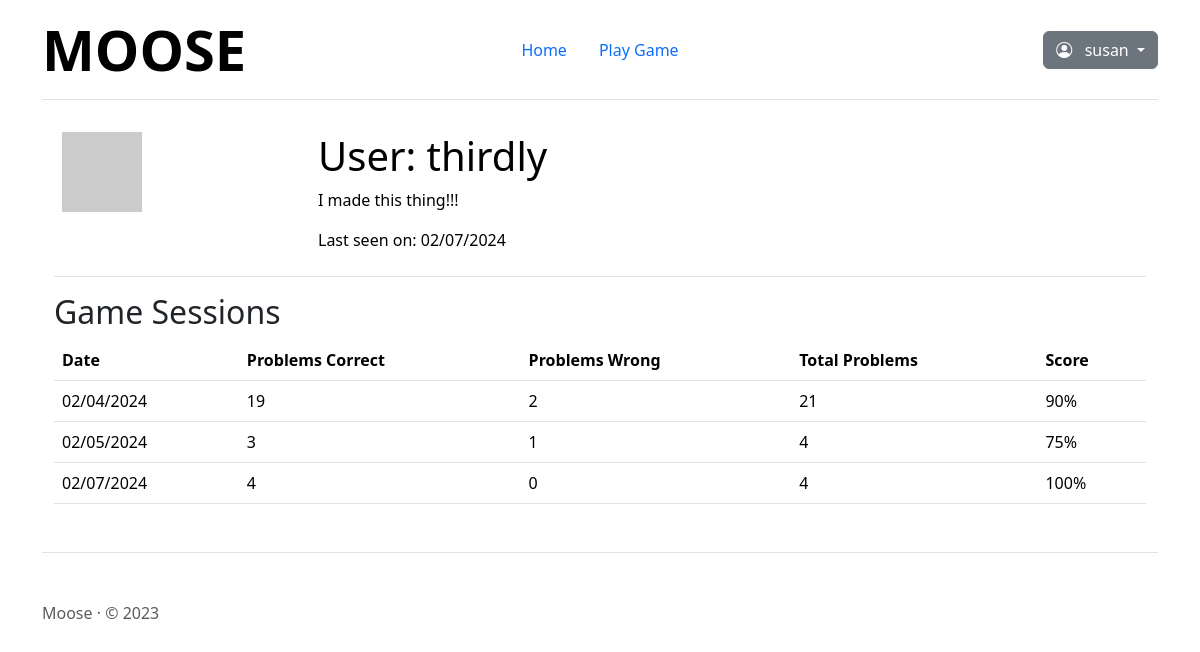
Page /user/thirdly (signed in) on the committed database.
### app/models.py (models this page shows, shortened)
class User(UserMixin, db.Model):
    id: so.Mapped[int] = so.mapped_column(primary_key=True)
    username: so.Mapped[str] = so.mapped_column(
        sa.String(64), index=True, unique=True
    )
    email: so.Mapped[str] = so.mapped_column(
        sa.String(120), index=True, unique=True
    )
    password_hash: so.Mapped[Optional[str]] = so.mapped_column(sa.String(256))
    about_me: so.Mapped[Optional[str]] = so.mapped_column(sa.String(140))
    last_seen: so.Mapped[Optional[datetime]] = so.mapped_column(
        default=lambda: datetime.now(timezone.utc)
    )
    posts: so.WriteOnlyMapped["Post"] = so.relationship(
        back_populates="author"
    )
    def avatar(self, size):
        digest = md5(self.email.lower().encode("utf-8")).hexdigest()
        return f"https://www.gravatar.com/avatar/{digest}?d=identicon&s={size}"
    game_sessions = db.relationship(
        "GameSession", backref="user", lazy="dynamic"
    )

class GameSession(db.Model):
    id = so.mapped_column(sa.Integer, primary_key=True)
    user_id = so.mapped_column(
        sa.Integer, sa.ForeignKey("user.id"), index=True
    )
    session_date = so.mapped_column(
        sa.Date, default=datetime.now(timezone.utc), index=True
    )
    total_problems = so.mapped_column(sa.Integer)
    problems_correct = so.mapped_column(sa.Integer)
    problems_wrong = so.mapped_column(sa.Integer)
    details = so.relationship(
        "GameDetail", back_populates="session", lazy=True
    )

### app/routes.py (the view)
@app.route("/user/<username>")
@login_required
def user(username):
    user = User.query.filter_by(username=username).first_or_404()
    game_sessions = user.game_sessions.order_by(
        GameSession.session_date.desc()
    )
    return render_template("user.html", user=user, game_sessions=game_sessions)

### app/models.py (called while the page is built)
@login.user_loader
def load_user(id):
    return db.session.get(User, int(id))

### app/routes.py (called while the page is built)
@app.before_request
def before_request():
    if current_user.is_authenticated:
        current_user.last_seen = datetime.now(timezone.utc)
        db.session.commit()

### app/templates/user.html (shortened to what this page needs)
{% extends "base.html" %} {% block content %}
<table class="table table-hover">
  <tr>
    <td width="256px"><img src="{{ user.avatar(256) }}" /></td>
    <td>
      <h1>User: {{ user.username }}</h1>
      {% if user.about_me %}
      <p>{{ user.about_me }}</p>
      {% endif %} {% if user.last_seen %}
      <p>Last seen on: {{ user.last_seen.strftime('%m/%d/%Y') }}</p>
      {% endif %}
    </td>
  </tr>
</table>
<h2>Game Sessions</h2>
{% if user.game_sessions %}
<table class="table">
  <thead>
    <tr>
      <th>Date</th>
      <th>Problems Correct</th>
      <th>Problems Wrong</th>
      <th>Total Problems</th>
      <th>Score</th>
    </tr>
  </thead>
  <tbody>
    {% for session in user.game_sessions %}
    <tr>
      <td>{{ session.session_date.strftime('%m/%d/%Y') }}</td>
      <td>{{ session.problems_correct }}</td>
      <td>{{ session.problems_wrong }}</td>
      <td>{{ session.total_problems }}</td>
      <td>
        {{ ((session.problems_correct / session.total_problems) * 100)
        |round|int }}%
      </td>
    </tr>
    {% endfor %}
  </tbody>
</table>
{% else %}
<p>No game sessions found.</p>
{% endif %} {% endblock %}

### app/templates/base.html (shortened to what this page needs)
<!DOCTYPE html>
<html>
  <head>
    <link href="/static/dist/css/bootstrap.min.css" rel="stylesheet" />
    <link
      rel="stylesheet"
      href="https://cdn.jsdelivr.net/npm/bootstrap-icons@1.11.3/font/bootstrap-icons.min.css"
    />
    <link
      rel="stylesheet"
      href="{{ url_for('static', filename='css/style.css') }}"
    />
    <link href="/static/css/headers.css" rel="stylesheet" />
  </head>
  <body>
    <div class="container">
      <nav
        class="d-flex flex-wrap align-items-center justify-content-center justify-content-md-between py-3 mb-4 border-bottom"
      >
        <div class="col-md-3 mb-2 mb-md-0">
          <a
            href="/"
            class="d-inline-flex link-body-emphasis text-decoration-none"
          >
            <span class="display-4 fw-bold">MOOSE</span>
          </a>
        </div>
        <ul
          class="nav nav-pills col-12 col-md-auto mb-2 justify-content-center mb-md-0"
        >
          <li>
            <a
              href="{{ url_for('index') }}"
              class="nav-link{% if request.path == url_for('index') %} active{% endif %}"
              aria-current="page"
              >Home</a
            >
          </li>
          <li>
            <a
              href="{{ url_for('game') }}"
              class="nav-link{% if request.path == url_for('game') %} active{% endif %}"
              aria-current="page"
              >Play Game</a
            >
          </li>
        </ul>
        <div class="col-md-3 text-end">
          {% if current_user.is_anonymous %}
          <ul
            class="nav nav-pills col-12 col-md-auto mb-2 justify-content-end mb-md-0"
          >
            <li>
              <a
                href="{{ url_for('login') }}"
                class="nav-link{% if request.path == url_for('login') %} active{% endif %}"
                aria-current="page"
                >Login</a
              >
            </li>
            <li>
              <a
                href="{{ url_for('register') }}"
                class="nav-link{% if request.path == url_for('register') %} active{% endif %}"
                aria-current="page"
                >Register</a
              >
            </li>
          </ul>
          {% else %}
          <div class="dropdown">
            <a
              class="btn btn-secondary dropdown-toggle"
              href="#"
              role="button"
              id="dropdownMenuLink"
              data-bs-toggle="dropdown"
              aria-expanded="false"
            >
              <i class="bi bi-person-circle"></i> &nbsp; {{
              current_user.username }}
            </a>
          </div>
          {% endif %}
        </div>
      </nav>
      <main class="container">{% block content %}{% endblock %}</main>
      <footer class="pt-5 my-5 text-body-secondary border-top">
        Moose &middot; &copy; 2023
      </footer>
    </div>
  </body>
</html>

### rows in the picture
User: username "susan"
User: username "thirdly", about_me "I made this thing!!!", last_seen "02/07/2024"
GameSession: session_date "02/04/2024", problems_correct "19", problems_wrong "2", total_problems "21", problems_correct+total_problems "90"
GameSession: session_date "02/05/2024", problems_correct "3", problems_wrong "1", total_problems "4", problems_correct+total_problems "75"
GameSession: session_date "02/07/2024", problems_correct "4", problems_wrong "0", total_problems "4", problems_correct+total_problems "100"
